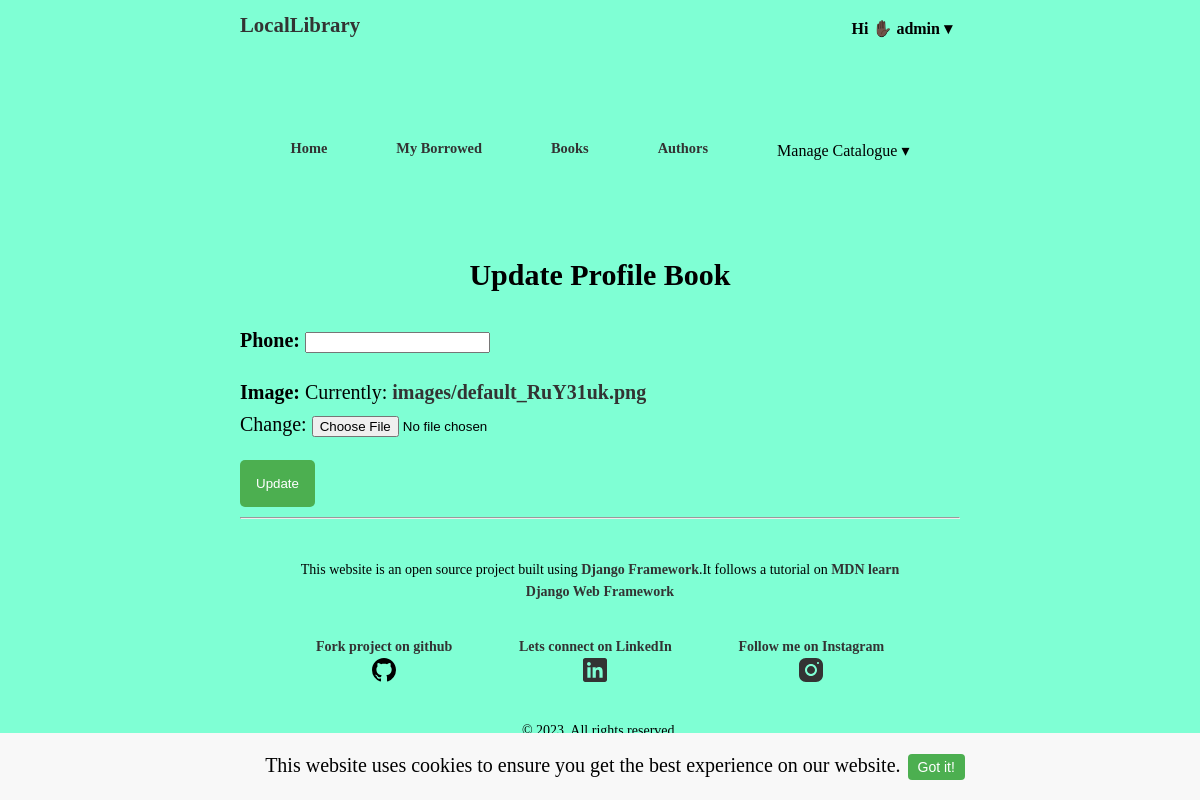
The page /catalog/userprofile/update/2 (signed in) on the database as committed earlier.
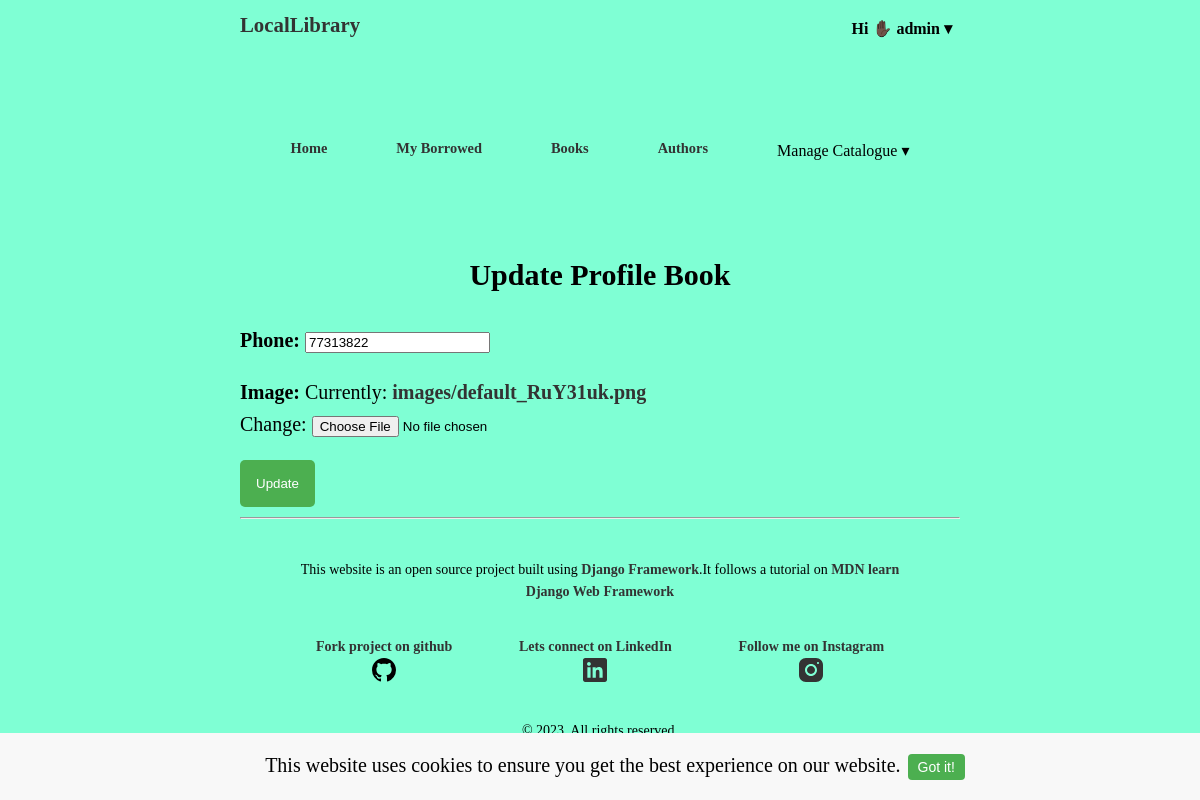
The same page on the database as committed later.
### catalog/models.py (models this page shows, shortened)
class UserProfile(models.Model):
    user=models.OneToOneField(User,on_delete=models.CASCADE)
    phone=models.IntegerField(null=True, blank=True)
    image = models.ImageField(upload_to='images/',null=True,default=get_default_image)

### catalog/views.py (the view)
# urls.py: path('userprofile/update/<int:pk>',views.UserProfileUpdate.as_view(), name='userprofile-update'),
class UserProfileUpdate(LoginRequiredMixin,UpdateView):
    model=models.UserProfile
    template_name='catalog/userprofile_create_form.html'
    fields=['phone','image']

### catalog/templates/catalog/userprofile_create_form.html (shortened to what this page needs)
{% extends 'base.html' %}
{% block content %}
<h2>Update Profile Book</h2>
<form action="" method="post" enctype="multipart/form-data">
{{ form.as_p }}
<input type="submit" value="Update">
</form>
{% endblock %}

Rows that differ between the two databases and show on the page:
changed UserProfile: phone (not shown) → "77313822"
